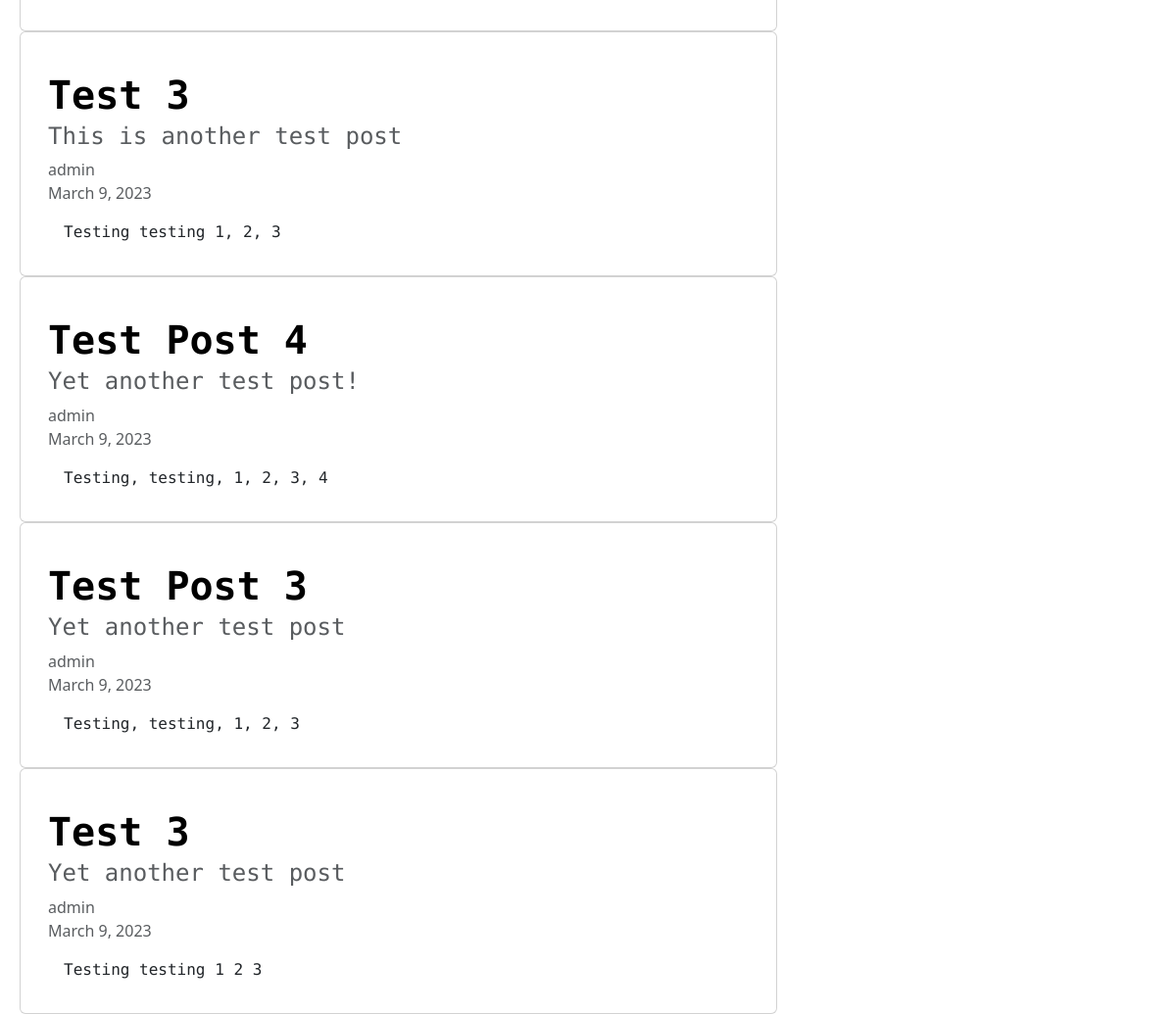
The app's page / (lower part), older data.
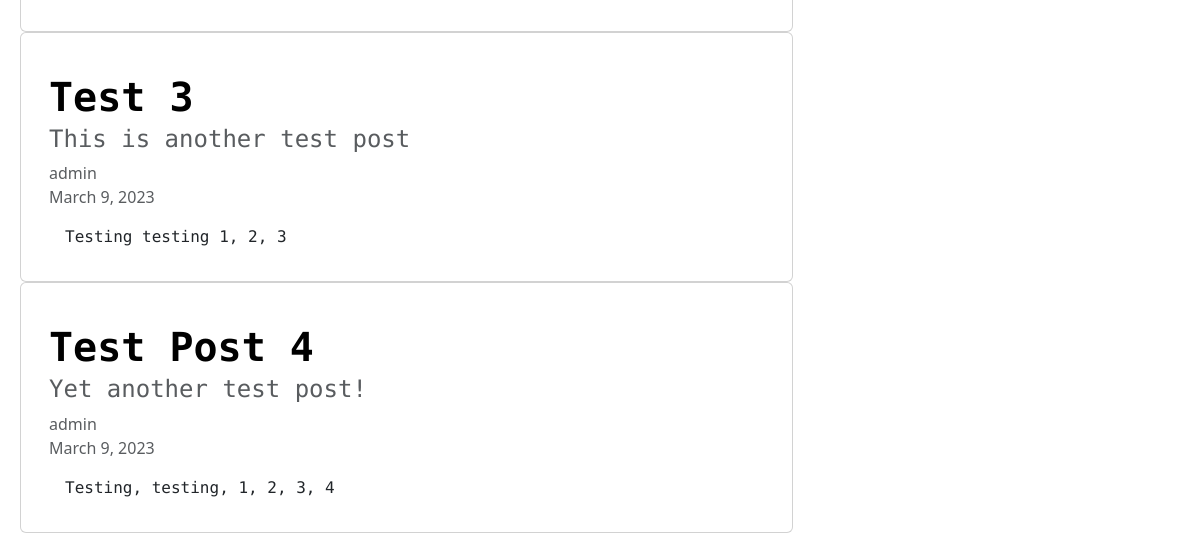
The same page, newer data.
### blog/models.py (models this page shows, shortened)
class BlogPost(models.Model):
    title = models.CharField(max_length=100)
    subtitle = models.CharField(max_length=150)
    author = models.CharField(max_length=20)
    date_updated = models.DateField()
    blog_content = models.TextField()

### blog/views.py (the view)
# urls.py: path('', post_list),
def post_list(request):
    list = BlogPost.objects.all()
    context = {
        "list": list
    }
    return render(request, "post-list.html", context)

### templates/post-list.html (shortened to what this page needs)
{% extends "base.html" %}
{% block content %}
<div class="container-fluid">
    <div class="row px-2">
        {% for post in list %}
        <div class="col-8 card pt-4">
            <div class="card-body">
                <a href="/single-post/{{ post.id }}/" class="text-decoration-none post-title">
                    <h1 class="heading-text card-title">
                        {{post.title}}
                    </h1>
                </a>
                <div class="text-muted body-text card-subtitle">
                    <h4>
                        {{post.subtitle}}
                    </h4>
                </div>
                <div class="text-muted">
                    {{post.author}}
                </div>
                <div class="text-muted">
                    {{post.date_updated}}
                </div>
                <div class="body-text card-text p-3">
                    {{post.blog_content}}
                </div>
            </div>
        </div>
        {% endfor %}
        {% endblock content %}

### templates/base.html (shortened to what this page needs)
<!DOCTYPE html>
{% load static %}
<html lang="en">
<head>
    <link href="https://cdn.jsdelivr.net/npm/bootstrap@5.3.0-alpha1/dist/css/bootstrap.min.css" rel="stylesheet"
>
    <link rel="stylesheet" type="text/css" href="{% static 'styles.css' %}">
</head>
<body>
<div class="container-fluid">
    {% block content %}{% endblock content %}
</div>
</body>
</html>

### static/styles.css (style rules this page uses)
.body-text { font-family: 'Oxygen Mono', monospace; font-weight: 400; }
.heading-text { font-family: 'Source Code Pro', monospace; font-weight: 600; }
.post-title { color: black; }

Row changes from the older to the newer data that the page shows:
removed BlogPost: title "Test Post 3", subtitle "Yet another test post", author "admin", date_updated "March 9, 2023", blog_content "Testing, testing, 1, 2, 3"
removed BlogPost: title "Test 3", subtitle "Yet another test post", author "admin", date_updated "March 9, 2023", blog_content "Testing testing 1 2 3"
